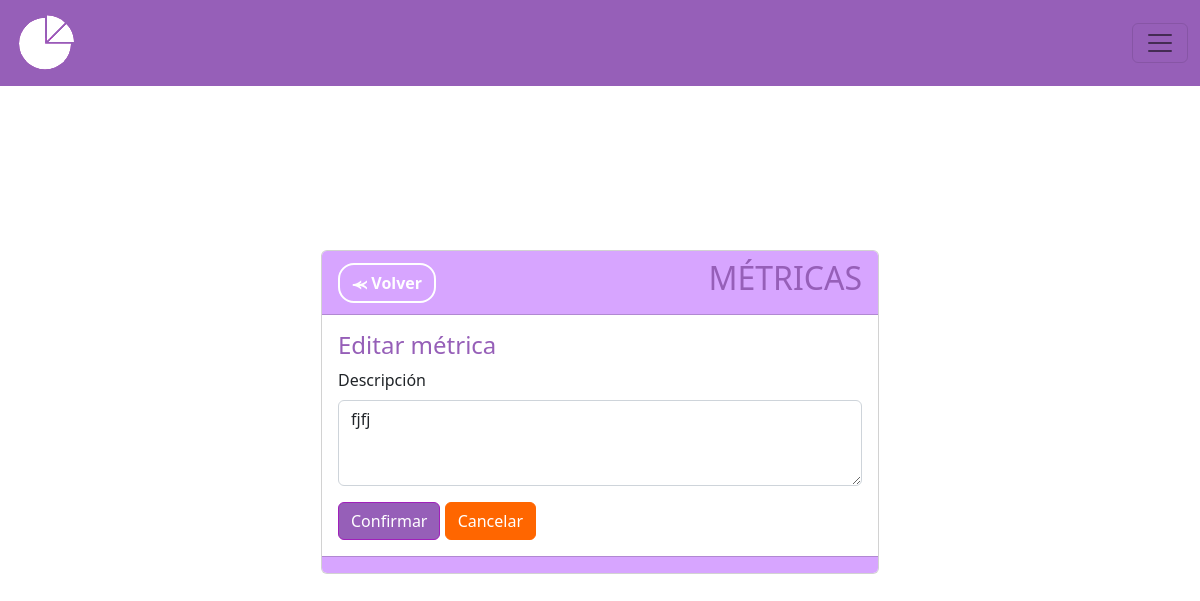
/metricas/editar/2, run on an earlier commit of the app's database.
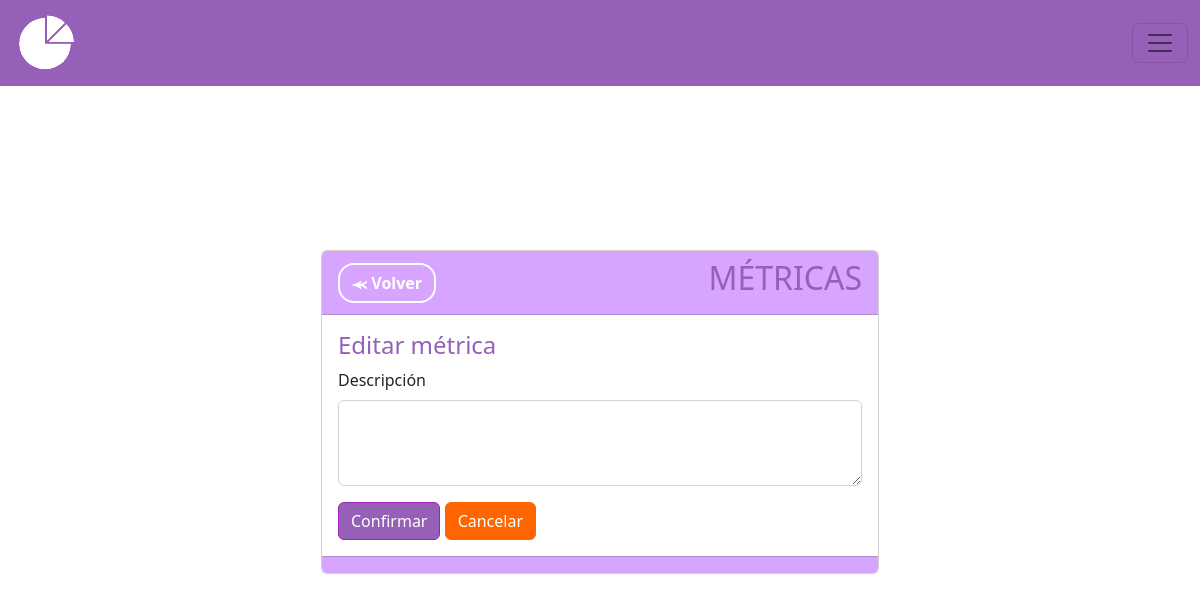
And on a later commit of the database.
### MIReApp/models.py (models this page shows, shortened)
class Metrica(models.Model):
    id = models.AutoField(primary_key=True)
    titulo = models.CharField(max_length=100,
                              verbose_name='Título',
                              unique= True,
                              validators= [
                                  RegexValidator(regex= r'^[a-zA-Z\s]*$',
                                                 message="El nombre no puede contener caracteres especiales.",
                                                 code='invalid_nombre')
                              ])
    descripcion = models.TextField(max_length=100, verbose_name='Descripción', blank=True, null=True)
    unidad_medida = models.CharField(max_length=100,
                                        verbose_name='Unidad de Medida',
                                        validators= [
                                            RegexValidator(regex= r'^[a-zA-Z\s]*$',
                                                            message="La unidad de medida no puede contener caracteres especiales",
                                                            code='invalid_nombre')
                                        ])
    valor = models.IntegerField(verbose_name='Valor', validators=[MinValueValidator(0, message="El valor no puede ser negativo")], default=0)
    frecuencia = models.CharField(max_length=10, choices=FRECUENCIAS)
    year = models.PositiveIntegerField(blank=True, null=True,verbose_name='Ingrese año:')

### MIReApp/views.py (the view)
# urls.py: path('metricas/editar/<int:id>', views.editar_metricas, name='editar'),
def editar_metricas(request, id):
    metrica = get_object_or_404(Metrica, id=id)
    formulario = MetricaFormEditar(request.POST or None, request.FILES or None, instance=metrica)
    if request.method == 'POST':
        formulario = MetricaFormEditar(request.POST, instance=metrica)
        if formulario.is_valid():
            formulario.save()
        return redirect('metricas')
    else:
        form = MetricaForm(instance = metrica)
    return render(request, 'metricas/editar.html', {'formulario': formulario})

### MIReApp/forms.py
class MetricaFormEditar(forms.ModelForm):
    class Meta:
        model = Metrica
        fields = ['descripcion']
        widgets = {
            'descripcion': forms.Textarea(attrs={'cols': 10, 'rows': 3}),
        }
    def __init__(self, *args, **kwargs):
        super().__init__(*args, **kwargs)
        for i in self.fields:
            self.fields[i].widget.attrs.update({'class':'form-control'})

### MIReApp/templates/metricas/editar.html (shortened to what this page needs)
{% extends "base.html" %}
{% block contenido %}
<center>
<div class="card col-md-6" style="text-align: left;">
    <div class="card-header fw-bold" style="background-color: #D7A5FF;color: #fff;">
        <div style="display: flex; justify-content: space-between; align-items: center;">
            <span><a href="{% url 'metricas' %}" class="btn btn-secondary rounded-4 fw-bold" style="background-color: transparent; color: #ffff;border-color: #ffff;border-width: 2px;">⪻ Volver</a></span>
            <span><h2 style="color: #965FB8;">MÉTRICAS</h2></span>
        </div>
    </div>
    <div class="card-body">
        <h4 class="card-title" style="color: #965FB8;">Editar métrica</h4>
        {%  include 'metricas/form.html' %}
    </div>
    <div class="card-footer text-muted" style="background-color: #D7A5FF;">
    </div>
</div>
</center>
{% endblock %}

### MIReApp/templates/metricas/form.html (shortened to what this page needs)
<form enctype="multipart/form-data" method="post">
  {% for campo in formulario %}
    <div class="mb-3">
      <label for="{{ campo.id_for_label }}" class="form-label">{{ campo.label }}</label>
      {{ campo }}
    </div>
  {% endfor %}
  <input name="" id="" class="btn btn-success" style="background-color: #965FB8; border-color: #a020ba;" type="submit" value="Confirmar">
  <a name="" id="" class="btn btn-success" style="background-color: #f60; border-color: #f60;" href="{% url 'metricas' %}" role="button">Cancelar</a>
</form>

What changed in the data, as far as the page shows it:
changed Metrica: descripcion "fjfj" → (not shown)
